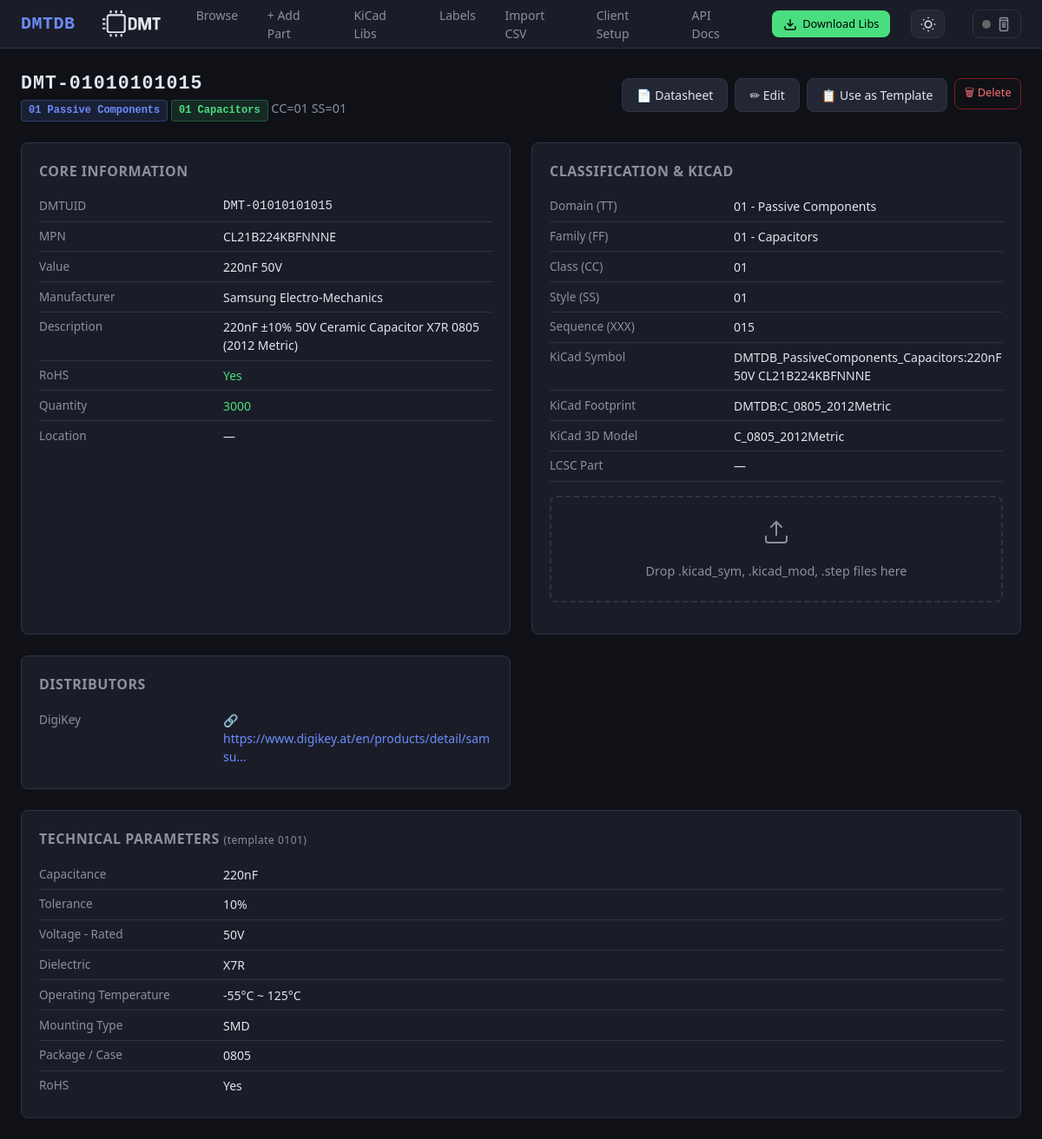
The app's page /part/DMT-01010101015 with its own data.
### db/models.py (models this page shows, shortened)
class Base(DeclarativeBase):
    pass

class Part(Base):
    __tablename__ = "parts"
    dmtuid = Column(String(20), primary_key=True)               # DMT-TTFFCCSSXXX
    tt  = Column(String(2), nullable=False, index=True)
    ff  = Column(String(2), nullable=False, index=True)
    cc  = Column(String(2), nullable=False, index=True)
    ss  = Column(String(2), nullable=False, index=True)
    xxx = Column(String(3), nullable=False)
    mpn          = Column(String(200), index=True, default="")
    manufacturer = Column(String(200), index=True, default="")
    value        = Column(String(200), index=True, default="")
    description  = Column(Text, default="")
    quantity     = Column(String(50), default="")
    location     = Column(String(200), default="")
    datasheet    = Column(Text, default="")
    distributor  = Column(Text, default="")
    kicad_symbol    = Column(String(300), default="")
    kicad_footprint = Column(String(300), default="")
    kicad_libref    = Column(String(300), default="")
    kicad_3dmodel   = Column(String(300), default="")
    extra_json = Column(Text, default="{}")
    notes      = Column(Text, default="")
    created_at = Column(DateTime, default=lambda: datetime.now(timezone.utc))
    updated_at = Column(DateTime, default=lambda: datetime.now(timezone.utc),
                        onupdate=lambda: datetime.now(timezone.utc))
    fields = relationship(
        "PartField", back_populates="part",
        cascade="all, delete-orphan", lazy="selectin",
    )
    __table_args__ = (
        Index("ix_ttffccss", "tt", "ff", "cc", "ss"),
    )

class PartField(Base):
    __tablename__ = "part_fields"
    id         = Column(Integer, primary_key=True, autoincrement=True)
    dmtuid     = Column(String(20),
                        ForeignKey("parts.dmtuid", ondelete="CASCADE"),
                        nullable=False, index=True)
    field_name = Column(String(200), nullable=False)
    field_value = Column(Text, nullable=False, default="")
    part = relationship("Part", back_populates="fields")
    __table_args__ = (
        Index("ix_field_lookup", "dmtuid", "field_name"),
    )

### ui/routes_detail.py (the view)
@ui_bp.route("/part/<dmtuid>")
def part_detail(dmtuid: str):
    session = get_session()
    try:
        part = PartsService.get(session, dmtuid)
        if not part:
            abort(404)
        template = get_fields(part.tt, part.ff)
        return render_template(
            "detail.html",
            part=part,
            template=template,
            domain_name=domain_name,
            family_name=family_name,
            parse_distributors=parse_distributors,
        )
    finally:
        session.close()

### db/engine.py (called while the page is built)
def get_session() -> Session:
    if _SessionLocal is None:
        raise RuntimeError("Database not initialised - call init_db() first")
    return _SessionLocal()

### schema/loader.py (called while the page is built)
def domain_name(tt: str) -> str:
    return _domain_map.get(tt, "Unknown")

def family_name(tt: str, ff: str) -> str:
    return _family_map.get(f"{tt}{ff}", "Unknown")

### schema/templates.py (called while the page is built)
def get_fields(tt: str, ff: str) -> Optional[list[str]]:
    return _templates.get(f"{tt}{ff}")

### services/parts_service.py (called while the page is built)
    @staticmethod
    def get(session: Session, dmtuid: str) -> Part | None:
        return session.get(Part, dmtuid.upper())

### ui/routes_detail.py (called while the page is built)
def parse_distributors(distributor_field: str) -> list:
    if not distributor_field:
        return []
    try:
        data = json.loads(distributor_field)
        if isinstance(data, list):
            return data
        return []
    except (json.JSONDecodeError, TypeError):
        return []

### templates/detail.html (shortened to what this page needs)
{% extends "base.html" %}
{% block content %}
<div class="page-header">
  <div>
    <h1 style="font-family:var(--mono); letter-spacing:1px;">{{ part.dmtuid }}</h1>
    <span class="subtitle">
      <span class="badge badge-domain">{{ part.tt }} {{ domain_name(part.tt) }}</span>
      <span class="badge badge-family">{{ part.ff }} {{ family_name(part.tt, part.ff) }}</span>
      CC={{ part.cc }} SS={{ part.ss }}
    </span>
  </div>
  <div style="display:flex; gap:.5rem;">
    {% if part.datasheet %}
    {% if part.datasheet.startswith('http') %}
    <a href="{{ part.datasheet }}" target="_blank" rel="noopener" class="btn btn-secondary">📄 Datasheet</a>
    {% else %}
    <a href="/datasheets/{{ part.datasheet }}" target="_blank" rel="noopener" class="btn btn-secondary">📄 Datasheet</a>
    {% endif %}
    {% endif %}
    <a href="/part/{{ part.dmtuid }}/edit" class="btn btn-secondary">✏ Edit</a>
    <a href="/part/add?template={{ part.dmtuid }}" class="btn btn-secondary"
      title="Create new part using this as template">📋 Use as Template</a>
    <form method="post" action="/part/{{ part.dmtuid }}/delete" onsubmit="return confirm('Delete {{ part.dmtuid }}?');"
      style="display:inline;">
      <button type="submit" class="btn btn-danger btn-sm">🗑 Delete</button>
    </form>
  </div>
</div>
<div class="detail-grid">
  <div class="detail-card">
    <h2>Core Information</h2>
    <div class="field-row"><span class="field-label">DMTUID</span><span class="field-value"
        style="font-family:var(--mono)">{{ part.dmtuid }}</span></div>
    <div class="field-row"><span class="field-label">MPN</span><span class="field-value">{{ part.mpn or '—' }}</span>
    </div>
    <div class="field-row"><span class="field-label">Value</span><span class="field-value">{{ part.value or '—'
        }}</span></div>
    <div class="field-row"><span class="field-label">Manufacturer</span><span class="field-value">{{ part.manufacturer
        or '—' }}</span></div>
    <div class="field-row"><span class="field-label">Description</span><span class="field-value">{{ part.description or
        '—' }}</span></div>
    {% set rohs_val = namespace(value='—') %}
    {% for f in part.fields if f.field_name == 'RoHS' %}{% set rohs_val.value = f.field_value %}{% endfor %}
    <div class="field-row"><span class="field-label">RoHS</span><span class="field-value"
        style="{% if rohs_val.value in ['Yes', 'YES', 'Compliant', 'COMPLIANT'] %}color:var(--green);{% elif rohs_val.value in ['No', 'NO', 'Non-Compliant'] %}color:var(--red);{% endif %}">{{
        rohs_val.value }}</span></div>
    <div class="field-row"><span class="field-label">Quantity</span><span class="field-value"
        style="color:var(--green);">{{ part.quantity or '—' }}</span></div>
    <div class="field-row"><span class="field-label">Location</span><span class="field-value">{{ part.location or '—'
        }}</span></div>
  </div>
  <div class="detail-card">
    <h2>Classification & KiCad</h2>
    <div class="field-row"><span class="field-label">Domain (TT)</span><span class="field-value">{{ part.tt }} - {{
        domain_name(part.tt) }}</span></div>
    <div class="field-row"><span class="field-label">Family (FF)</span><span class="field-value">{{ part.ff }} - {{
        family_name(part.tt, part.ff) }}</span></div>
    <div class="field-row"><span class="field-label">Class (CC)</span><span class="field-value">{{ part.cc }}</span>
    </div>
    <div class="field-row"><span class="field-label">Style (SS)</span><span class="field-value">{{ part.ss }}</span>
    </div>
    <div class="field-row"><span class="field-label">Sequence (XXX)</span><span class="field-value">{{ part.xxx
        }}</span></div>
    <div class="field-row"><span class="field-label">KiCad Symbol</span><span class="field-value" id="kicad-symbol">{{
        part.kicad_symbol
        or '—' }}</span></div>
    <div class="field-row"><span class="field-label">KiCad Footprint</span><span class="field-value"
        id="kicad-footprint">{{
        part.kicad_footprint or '—' }}</span></div>
    <div class="field-row"><span class="field-label">KiCad 3D Model</span><span class="field-value"
        id="kicad-3dmodel">{{
        part.kicad_3dmodel or '—' }}</span></div>
    <div class="field-row"><span class="field-label">LCSC Part</span><span class="field-value" id="kicad-lcsc">{{
        part.kicad_libref
        or '—' }}</span></div>
    {% set rohs_data = 'YES' %}
    {% for f in part.fields if f.field_name == 'RoHS' %}{% set rohs_data = f.field_value %}{% endfor %}
    <div id="kicadDropzone" class="kicad-dropzone" data-dmtuid="{{ part.dmtuid }}" data-mpn="{{ part.mpn or '' }}"
      data-value="{{ part.value or '' }}" data-footprint="{{ part.kicad_footprint or '' }}"
      data-datasheet="{{ part.datasheet or '' }}" data-description="{{ part.description or '' }}"
      data-manufacturer="{{ part.manufacturer or '' }}" data-rohs="{{ rohs_data }}">
      <svg width="32" height="32" viewBox="0 0 24 24" fill="none" stroke="currentColor" stroke-width="1.5">
        <path d="M21 15v4a2 2 0 0 1-2 2H5a2 2 0 0 1-2-2v-4" />
        <polyline points="17 8 12 3 7 8" />
        <line x1="12" y1="3" x2="12" y2="15" />
      </svg>
      <p>Drop .kicad_sym, .kicad_mod, .step files here</p>
    </div>
  </div>
  {% if part.distributor %}
  <div class="detail-card">
    <h2>Distributors</h2>
    {% set distributors = parse_distributors(part.distributor) %}
    {% if distributors %}
    {% for dist in distributors %}
    <div class="field-row">
      <span class="field-label">{{ dist.name or 'Distributor ' ~ loop.index }}</span>
      <span class="field-value">
        <a href="{{ dist.url }}" target="_blank" rel="noopener" class="distributor-link">
          🔗 {{ dist.url | truncate(50) }}
        </a>
      </span>
    </div>
    {% endfor %}
    {% endif %}
  </div>
  {% endif %}
  {% if part.fields %}
  <div class="detail-card" style="grid-column: 1 / -1;">
    <h2>Technical Parameters
      {% if template %}
      <span style="font-weight:400; font-size:.75rem; color:var(--text-dim); text-transform:none;"> (template {{ part.tt
        }}{{ part.ff }})</span>
      {% endif %}
    </h2>
    {% for f in part.fields %}
    <div class="field-row">
      <span class="field-label">{{ f.field_name }}</span>
      <span class="field-value">{{ f.field_value }}</span>
    </div>
    {% endfor %}
  </div>
  {% endif %}
</div>
{% endblock %}

### static/css/style.css (style rules this page uses)
:root { --bg: #0f1117; --surface: #1a1d27; --surface2: #232734; --border: #2e3345; --text: #e1e4ed; --text-dim: #8b90a0; --accent: #6c8cff; --accent-hover: #8aa4ff; --green: #4ade80; --red: #f87171; --yellow: #fbbf24; --orange: #fb923c; --radius: 8px; --font: 'Segoe UI', system-ui, -apple-system, sans-serif; --mono: 'JetBrains Mono', 'Fira Code', 'Consolas', monospace; --card: var(--surface); --hover: var(--surface2); }
*, *::before, *::after { box-sizing: border-box; margin: 0; padding: 0; }
body { font-family: var(--font); background: var(--bg); color: var(--text); line-height: 1.5; }
.btn { display: inline-flex; align-items: center; gap: .4rem; padding: .5rem 1rem; border-radius: var(--radius); font-size: .875rem; font-weight: 500; text-decoration: none; border: 1px solid var(--border); cursor: pointer; transition: all .15s; font-family: var(--font); }
.btn-secondary { background: var(--surface2); color: var(--text); }
.btn-danger { background: transparent; color: var(--red); border-color: #7f1d1d; }
.btn-sm { padding: .35rem .65rem; font-size: .8rem; }
.detail-grid { display: grid; grid-template-columns: 1fr 1fr; gap: 1.5rem; }
.detail-card { background: var(--surface); border: 1px solid var(--border); border-radius: var(--radius); padding: 1.25rem; }
.detail-card h2 { font-size: 1rem; color: var(--text-dim); margin-bottom: .75rem; text-transform: uppercase; letter-spacing: .5px; font-weight: 600; }
.field-row { display: flex; gap: .75rem; padding: .4rem 0; border-bottom: 1px solid var(--border); }
.field-row:last-child { border-bottom: none; }
.field-label { flex: 0 0 200px; color: var(--text-dim); font-size: .85rem; }
.field-value { flex: 1; font-size: .875rem; word-break: break-word; }
.kicad-dropzone { border: 2px dashed var(--border); border-radius: var(--radius); padding: 1.25rem; text-align: center; margin-bottom: 1rem; transition: all .2s; color: var(--text-dim); }
.kicad-dropzone svg { margin-bottom: .25rem; }
.kicad-dropzone p { font-size: .85rem; margin: 0; }
.page-header { display: flex; align-items: center; justify-content: space-between; margin-bottom: 1.5rem; flex-wrap: wrap; gap: .75rem; }
.page-header h1 { font-size: 1.35rem; font-weight: 700; }
.page-header .subtitle { color: var(--text-dim); font-size: .9rem; }
.badge { display: inline-block; padding: .15rem .5rem; border-radius: 4px; font-size: .75rem; font-weight: 600; font-family: var(--mono); }
.badge-domain { background: #6c8cff20; color: var(--accent); border: 1px solid #6c8cff40; }
.badge-family { background: #4ade8020; color: var(--green); border: 1px solid #4ade8040; }

### templates/detail.html (style rules this page uses)
.kicad-dropzone { margin-top: 1rem; padding: 1.5rem; border: 2px dashed var(--border); border-radius: 8px; text-align: center; cursor: pointer; transition: all 0.2s ease; background: var(--surface); color: var(--text-dim); }
.kicad-dropzone p { margin: 0.5rem 0 0 0; font-size: 0.9rem; }
.distributor-link { color: var(--accent); text-decoration: none; transition: color 0.2s ease; }

### records on screen
Part: dmtuid "DMT-01010101015", tt "01", tt "Passive Components", ff "01", tt+ff "Capacitors", cc "01", ss "01", mpn "CL21B224KBFNNNE", value "220nF 50V", manufacturer "Samsung Electro-Mechanics", description "220nF ±10% 50V Ceramic Capacitor X7R 0805 (2012 Metric)", quantity "3000", location "—", xxx "015", kicad_symbol "DMTDB_PassiveComponents_Capacitors:220nF 50V CL21B224KBFNNNE", kicad_footprint "DMTDB:C_0805_2012Metric", kicad_3dmodel "C_0805_2012Metric", kicad_libref "—"
PartField: value "Yes", field_name "RoHS", field_value "Yes"
PartField: field_name "Capacitance", field_value "220nF"
PartField: field_name "Tolerance", field_value "10%"
PartField: field_name "Voltage - Rated", field_value "50V"
PartField: field_name "Dielectric", field_value "X7R"
PartField: field_name "Operating Temperature", field_value "-55°C ~ 125°C"
PartField: field_name "Mounting Type", field_value "SMD"
PartField: field_name "Package / Case", field_value "0805"

### other values on screen
{{ dist.name or 'Distributor ' ~ loop.index }} "DigiKey"
{{ dist.url | truncate(50) }} "https://www.digikey.at/en/products/detail/samsu..."
